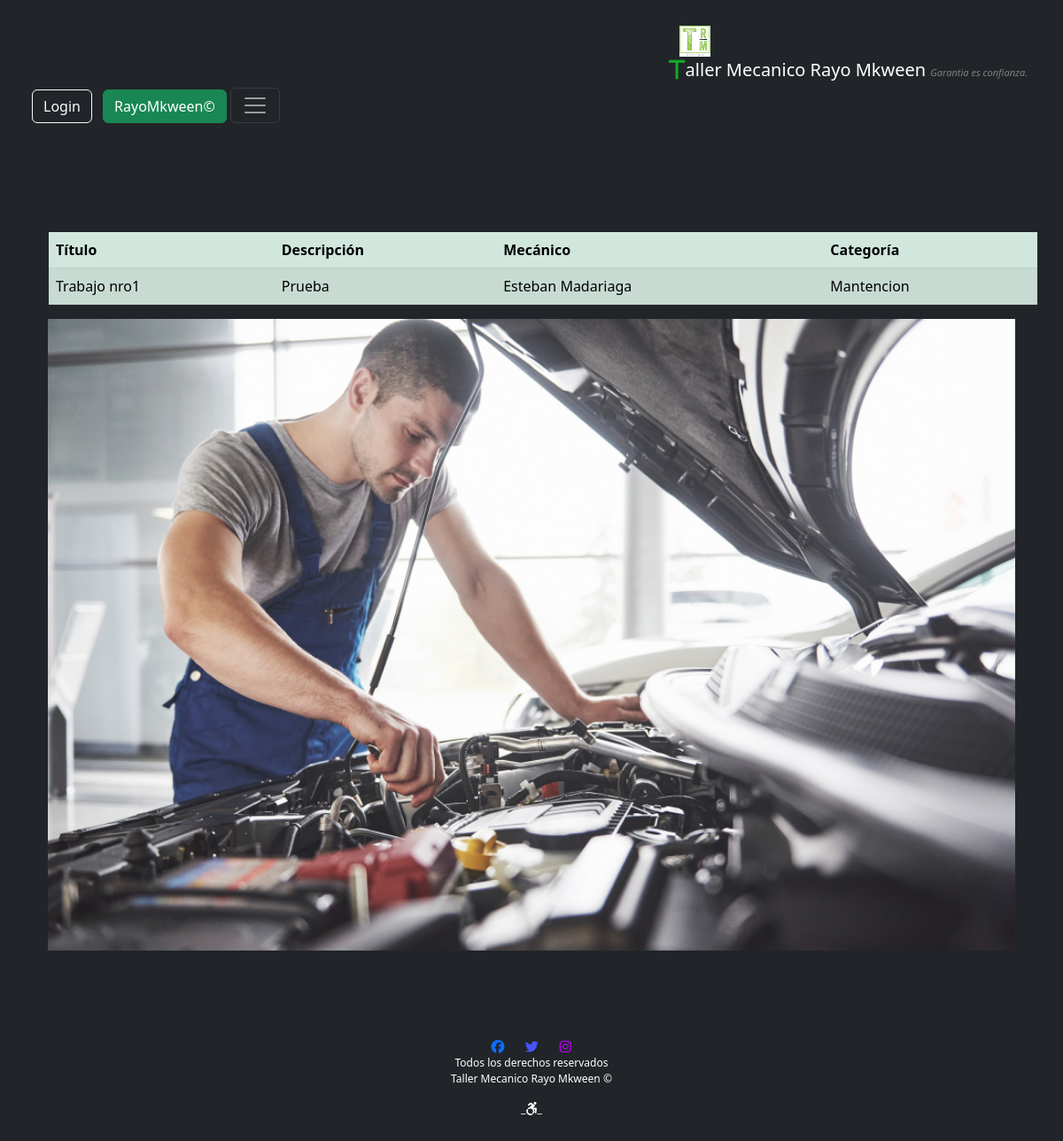
The page /Mantenedor/Trabajo/listarTrabajoHome/Trabajo nro1/ on the database its author committed.
### appweb/models.py (models this page shows, shortened)
class Trabajo(models.Model):
    CATEGORIAS_CHOICES = [
        ('Mantencion', 'Mantencion'),
        ('Reparacion', 'Reparacion'),
        ('Diagnostico', 'Diagnostico'),
    ]
    titulo = models.CharField(max_length=50)
    descripcion = models.TextField()
    mecanico = models.ForeignKey(Mecanico, on_delete=models.CASCADE)
    imagenes = models.ImageField(upload_to="Trabajos", null=True)
    autorizado = models.BooleanField(default=False)
    categoria = models.CharField(max_length=20, choices=CATEGORIAS_CHOICES, default="Mantencion")
    usuario = models.ForeignKey(User, on_delete=models.CASCADE, null=True)

class Mecanico(models.Model):
    rut = models.CharField(max_length=70, default='1-0')
    nombre = models.CharField(max_length=70)
    edad = models.IntegerField(default=0)
    apellido = models.CharField(max_length=80)
    email = models.EmailField(default='example@example.com')
    especialista = models.CharField(max_length=100, default='Sin especialidad')
    fecha_nacimiento = models.DateField()
    foto = models.ImageField(upload_to="Mecanico", null=True)
    descripcion = models.CharField(max_length=80, default='0')

### appweb/views.py (the view)
# urls.py: path('Mantenedor/Trabajo/listarTrabajoHome/<str:titulo>/', listarTrabajoHome, name="listarTrabajosHome"),
def listarTrabajoHome(request, titulo):
    trabajos = Trabajo.objects.filter(titulo=titulo)
    data = {
        "trabajos": trabajos,
        "titulo": titulo
    }
    return render(request, "Mantenedor/Trabajo/listarTrabajoHome.html", data)

### appweb/templates/Mantenedor/Trabajo/listarTrabajoHome.html
{% extends 'base.html' %}
{% load static %}
{% block contenido %}
{% load crispy_forms_tags %}
<main>
  <div class="container mt-5">
    <table class="table table-success table-striped" style="margin-top: 150px; margin-left: 13px; margin-right: 80px;">
      <thead>
        <h1>Detalles de Trabajo</h1>
        <tr>
          <th scope="col">Título</th>
          <th scope="col">Descripción</th>
          <th scope="col">Mecánico</th>
          <th scope="col">Categoría</th>
        </tr>
      </thead>
      <tbody>
        {% for trabajo in trabajos %}
          {% if trabajo.titulo == titulo %}
            <tr>
              <td>{{ trabajo.titulo }}</td>
              <td>{{ trabajo.descripcion }}</td>
              <td>{{ trabajo.mecanico.nombre }} {{ trabajo.mecanico.apellido }}</td>
              <td>{{ trabajo.categoria }}</td>
            </tr>
          {% endif %}
      </tbody>
    </table>
    <div class="container">
      <div class="row">
    <img src="{{ trabajo.imagenes.url }}" alt="Imagen del trabajo">
  </div>
  </div>
</div>
   {% endfor %}
</main>
{% endblock %}

### rows shown on the page
Trabajo: titulo "Trabajo nro1", descripcion "Prueba", mecanico.nombre "Esteban", mecanico.apellido "Madariaga", categoria "Mantencion", imagenes (picture)
